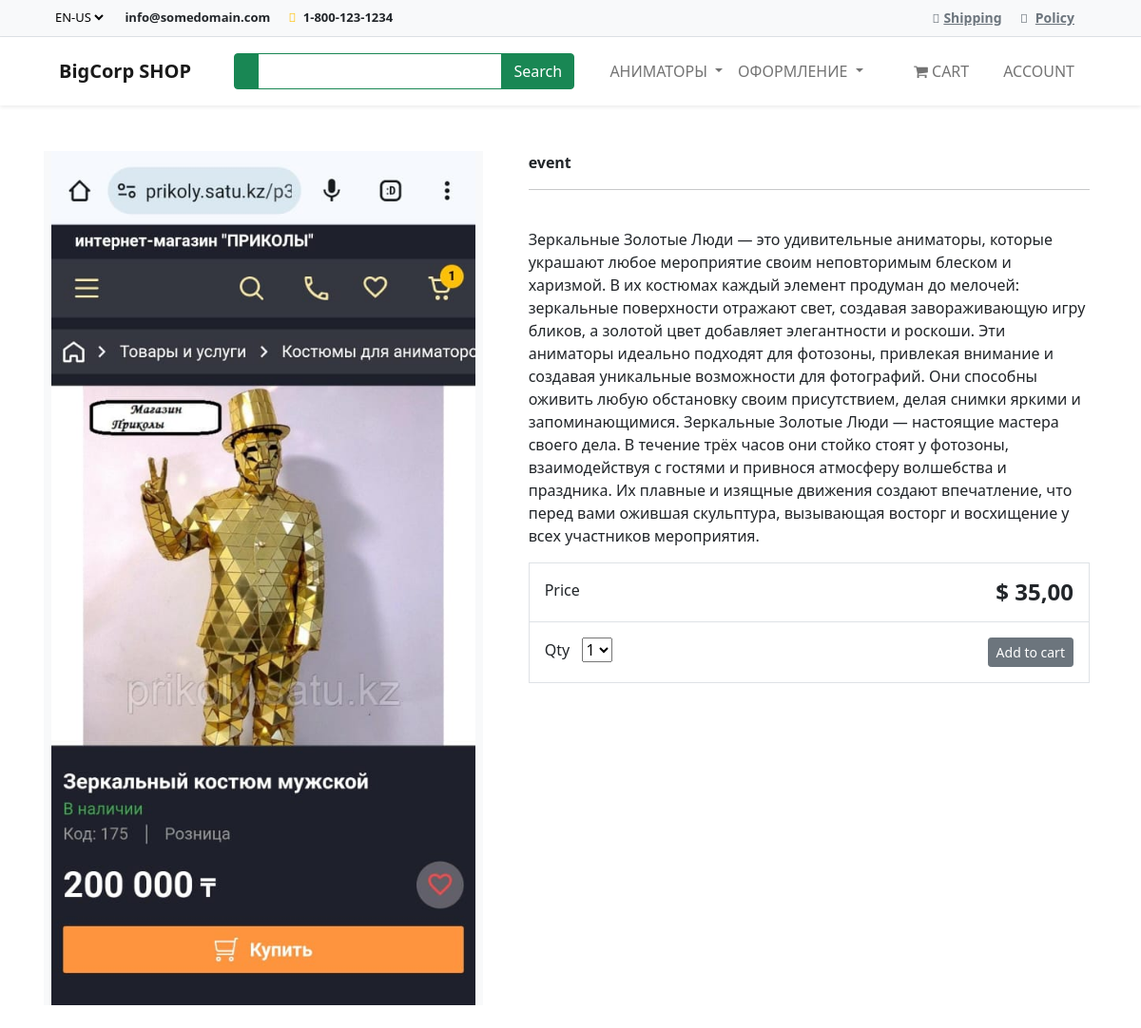
/shop/mirror-human/, run on the app's committed database.
### shop/models.py (models this page shows, shortened)
class Category(models.Model):
    name = models.CharField("Категория", max_length=250, db_index=True)
    parent = models.ForeignKey('self', on_delete=models.CASCADE, related_name='children', blank=True, null=True
                               )
    slug = models.SlugField('URL', max_length=250,
                            unique=True, null=False, editable=True)
    created_at = models.DateTimeField('Дата создания', auto_now_add=True)
    class Meta:
        unique_together = (['slug', 'parent'])
        verbose_name = 'Категория'
        verbose_name_plural = 'Категории'
    def get_absolute_url(self):
        return reverse("shop:category-list", args=[str(self.slug)])

class Product(models.Model):
    category = models.ForeignKey(
        Category, on_delete=models.CASCADE, related_name='products')
    title = models.CharField("Название", max_length=250)
    brand = models.CharField("Бренд", max_length=250)
    description = models.TextField("Описание", blank=True)
    slug = models.SlugField('URL', max_length=250)
    price = models.DecimalField(
        "Цена", max_digits=7, decimal_places=2, default=99.99)
    image = models.ImageField(
        "Изображение", upload_to='products/products/%Y/%m/%d')
    available = models.BooleanField("Наличие", default=True)
    created_at = models.DateTimeField('Дата создания', auto_now_add=True)
    updated_at = models.DateTimeField('Дата изменения', auto_now=True)
    class Meta:
        verbose_name = 'Продукт'
        verbose_name_plural = 'Продукты'

### shop/views.py (the view)
# urls.py: path('<slug:slug>/', products_detail_view, name='product-detail'),
def products_detail_view(request, slug):
    product = get_object_or_404(ProductProxy, slug=slug)
    return render(request, 'shop/product_detail.html', {'product': product})

### shop/context_processors.py (called while the page is built)
def categories(request):
    categories = Category.objects.filter(parent=None)
    return {'categories': categories}

### shop/models.py (called while the page is built)
    def get_queryset(self):
        return super(ProductManager, self).get_queryset().filter(available=True)

### shop/templates/shop/product_detail.html (shortened to what this page needs)
{% extends "base.html" %}
{% load static %}
{% block content %}
<div class="container">
    <main class="pt-5">
        <div class="row g-3">
            <div class="col-md-5 col-lg-5 order-md-first bg-light">
                <img class="img-fluid mx-auto d-block" alt="Responsive image" src="{{product.image.url}}">
            </div>
            <div class="col-md-7 col-lg-7 ps-md-3 ps-lg-5">
                <strong>{{product.brand}}</strong>
                <hr>
                <br>
                <p> {{product.description}} </p>
                <div class="border">
                    <div class="col border-bottom">
                        <div class="row p-3">
                            <div class="col-6"> Price </div>
                            <div class="col-6 text-end"><span class="h4 fw-bold">$ {{product.price}}</span></div>
                        </div>
                    </div>
                    <div class="col">
                        <div class="row p-3">
                            <div class="col-6">
                                <label for="select">Qty</label>
                                <select id="select">
                                    <option value="1">1</option>
                                </select>
                            </div>
                            <div class="col-6 text-end">
                                <button type="button" id="add-button" value="" class="btn btn-secondary btn-sm">
                                Add to cart
                                </button>
                            </div>
                        </div>
                    </div>
                </div>
            </div>
        </div>
    </main>
    <br>
</div>
{% endblock %}

### shop/templates/base.html (shortened to what this page needs)
<!DOCTYPE html>
{% load static %}
<html>
  <head>
    <link
      rel="stylesheet"
      href="https://bootswatch.com/5/flatly/bootstrap.min.css"
    />
    <link
      rel="stylesheet"
      href="https://cdnjs.cloudflare.com/ajax/libs/font-awesome/4.7.0/css/font-awesome.min.css"
    />
    <link
      href="https://cdn.jsdelivr.net/npm/bootstrap@5.1.3/dist/css/bootstrap.min.css"
      rel="stylesheet"
    />
  </head>
  <body>
    <div class="superNav border-bottom py-2 bg-light">
      <div class="container">
        <div class="row">
          <div class="col-lg-6 col-md-6 col-sm-12 col-xs-12 centerOnMobile">
            <select class="me-3 border-0 bg-light">
              <option value="en-us">EN-US</option>
            </select>
            <span
              class="d-none d-lg-inline-block d-md-inline-block d-sm-inline-block d-xs-none me-3"
              ><strong>info@somedomain.com</strong></span
            >
            <span class="me-3"
              ><i class="fa-solid fa-phone me-1 text-warning"></i>
              <strong>1-800-123-1234</strong></span
            >
          </div>
          <div
            class="col-lg-6 col-md-6 col-sm-12 col-xs-12 d-none d-lg-block d-md-block-d-sm-block d-xs-none text-end"
          >
            <span class="me-3"
              ><i class="fa-solid fa-truck text-muted me-1"></i
              ><a class="text-muted" href="#">Shipping</a></span
            >
            <span class="me-3"
              ><i class="fa-solid fa-file text-muted me-2"></i
              ><a class="text-muted" href="#">Policy</a></span
            >
          </div>
        </div>
      </div>
    </div>
    <nav
      class="navbar navbar-expand-lg bg-white sticky-top navbar-light p-3 shadow-sm "
    >
      <div class="container">
        <a class="navbar-brand" href="#"
          >
          <strong>BigCorp SHOP</strong></a
        >
        <div class="collapse navbar-collapse" id="navbarNavDropdown">
          <div class="ms-auto d-none d-lg-block">
            <div class="input-group">
              <span
                class="border-success input-group-text bg-success text-white"
                ></span>
              <input
                type="text"
                class="form-control border-success"
                style="color: #7a7a7a"
              />
              <button class="btn btn-success text-white">Search</button>
            </div>
          </div>
          <ul class="navbar-nav ms-auto">
            {% for i in categories %}
            {% if not i.children.all %}
              <li class="nav-item">
                <a class="nav-link" href="{{i.get_absolute_url}}">{{i.name|upper }}</a>
              </li>
            {% else %}
              <li class="nav-item dropdown">
                <a
                  class="nav-link dropdown-toggle"
                  href="{{i.get_absolute_url}}"
                  id="navbarDropdownMenuLink"
                  data-toggle="dropdown"
                  aria-haspopup="true"
                  aria-expanded="false"
                >
                {{i.name|upper}}
              </a>
            </li>
            {% endif %} {% endfor %}
          </ul>
          <ul class="navbar-nav ms-auto">
            <li class="nav-item">
              <a class="nav-link mx-2 text-uppercase" href="#"
                > <i class="fa fa-shopping-cart" aria-hidden="true"> </i> Cart</a
              >
            </li>
            <li class="nav-item">
              <a class="nav-link mx-2 text-uppercase" href="#"
                > Account</a
              >
            </li>
          </ul>
        </div>
      </div>
    </nav>
    {% block content %}
    {% endblock %}
  </body>
</html>

### shop/templates/base.html (style rules this page uses)
a { font-size: 14px; font-weight: 700; }
.superNav { font-size: 13px; }
.form-control { outline: none !important; box-shadow: none !important; }

### data on the page
Category: name "АНИМАТОРЫ"
Category: name "ОФОРМЛЕНИЕ"
Product: image (picture), brand "event", description "Зеркальные Золотые Люди — это удивительные аниматоры, которые украшают любое мероприятие своим неповторимым блеском и харизмой. В их костюмах каждый элемент продуман до мелочей: зеркальные поверхности отражают свет, создавая завораживающую игру бликов, а золотой цвет добавляет элегантности и роскоши. Эти аниматоры идеально подходят для фотозоны, привлекая внимание и создавая уникальные возможности для фотографий. Они способны оживить любую обстановку своим присутствием, делая снимки яркими и запоминающимися. Зеркальные Золотые Люди — настоящие мастера своего дела. В течение трёх часов они стойко стоят у фотозоны, взаимодействуя с гостями и привнося атмосферу волшебства и праздника. Их…", price "35,00"
